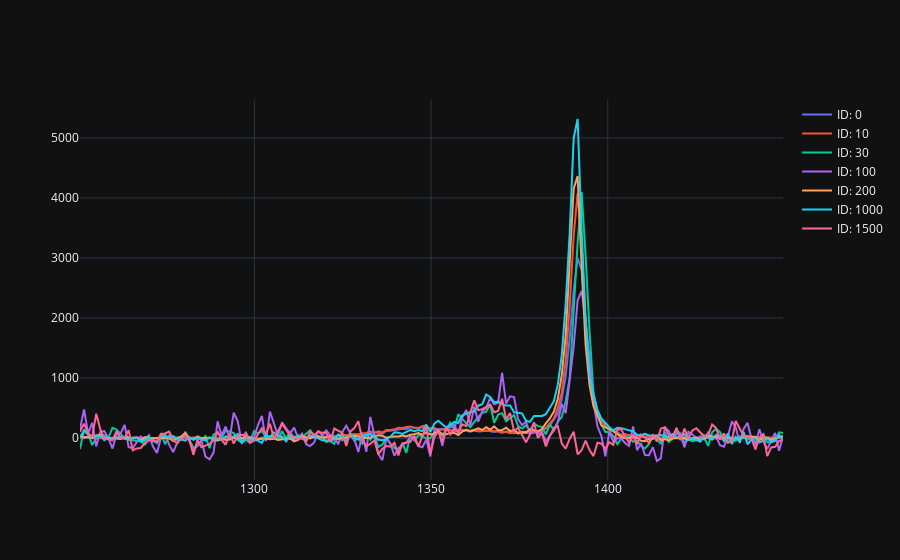

The cell this chart's notebook holds for it:
### Code cell
map.plotSpectrums(0, 10, 30, 100, 200, 1000, 1500).show()

### Figure 1 — Plotly figure (JSON) as saved in the notebook; plotly's stock layout.template omitted (floating-point values rounded to 4 significant figures; data arrays with more than 128 entries replaced by an {"elided": "..."} marker saying what was removed)
{"data": [{"mode": "lines", "name": "ID: 0", "x": {"elided": "177 float values"}, "y": {"elided": "177 float values"}, "type": "scatter"}, {"mode": "lines", "name": "ID: 10", "x": {"elided": "177 float values"}, "y": {"elided": "177 float values"}, "type": "scatter"}, {"mode": "lines", "name": "ID: 30", "x": {"elided": "177 float values"}, "y": {"elided": "177 float values"}, "type": "scatter"}, {"mode": "lines", "name": "ID: 100", "x": {"elided": "177 float values"}, "y": {"elided": "177 float values"}, "type": "scatter"}, {"mode": "lines", "name": "ID: 200", "x": {"elided": "177 float values"}, "y": {"elided": "177 float values"}, "type": "scatter"}, {"mode": "lines", "name": "ID: 1000", "x": {"elided": "177 float values"}, "y": {"elided": "177 float values"}, "type": "scatter"}, {"mode": "lines", "name": "ID: 1500", "x": {"elided": "177 float values"}, "y": {"elided": "177 float values"}, "type": "scatter"}], "layout": {"hovermode": "x"}}
